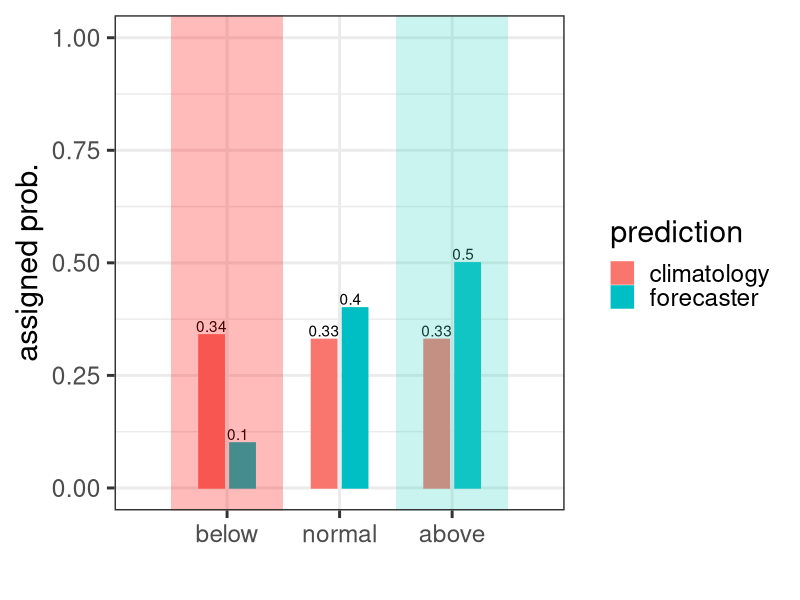
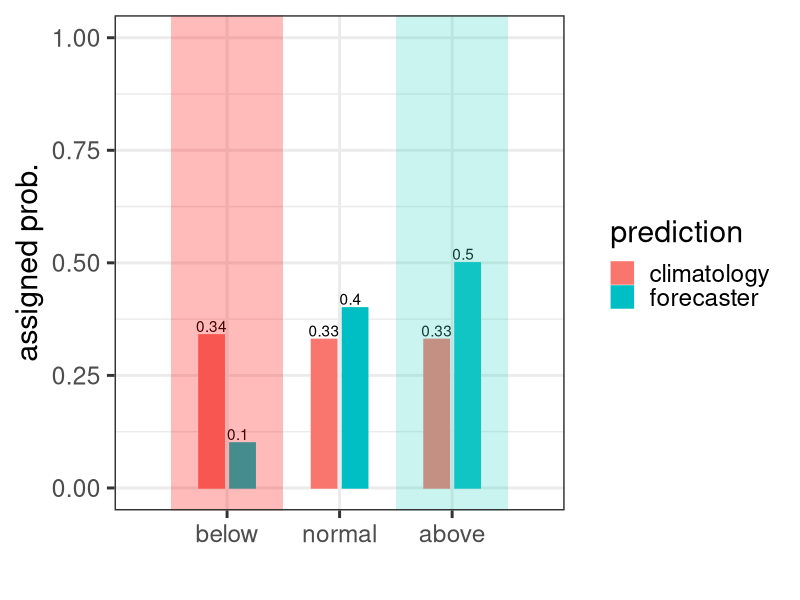

Source code (R) for these figures, in order:




library(ggplot2)
library(data.table)

dt = data.table(expand.grid(category = c('below','normal','above'), prediction = c('climatology','forecaster')))

dt[prediction == 'climatology',value:= c(0.34,0.33,0.33)]
dt[prediction == 'forecaster',value:= c(0.1,0.4,0.5)]

dt[,count:= round(value * 60)]


theme_set(theme_bw(base_size = 22))

pp = ggplot(dt) + geom_col(aes(x = category,y = value,color = prediction,fill = prediction),position = position_dodge(0.55),width = 0.45) + 
  ylim(c(0,1)) + ylab('assigned prob.') + xlab('') + 
  geom_text(aes(x = category,y = value,label=value),data = dt[prediction == 'climatology'], position=position_dodge(2), hjust = 1,vjust=-0.25) +
  geom_text(aes(x = category,y = value,label=value),data = dt[prediction == 'forecaster'], position=position_dodge(2), hjust = 0,vjust=-0.25)



pp = pp + geom_rect(xmin = 0.5,xmax = 1.5,ymin = -1,ymax = 2,fill = 'red',alpha = 0.05)
pp = pp + geom_rect(xmin = 2.5,xmax = 3.5,ymin = -1,ymax = 2,fill = 'turquoise',alpha = 0.05)

pp

pdf('example_plot.pdf',width = 15,height = 5)

pp

dev.off()

